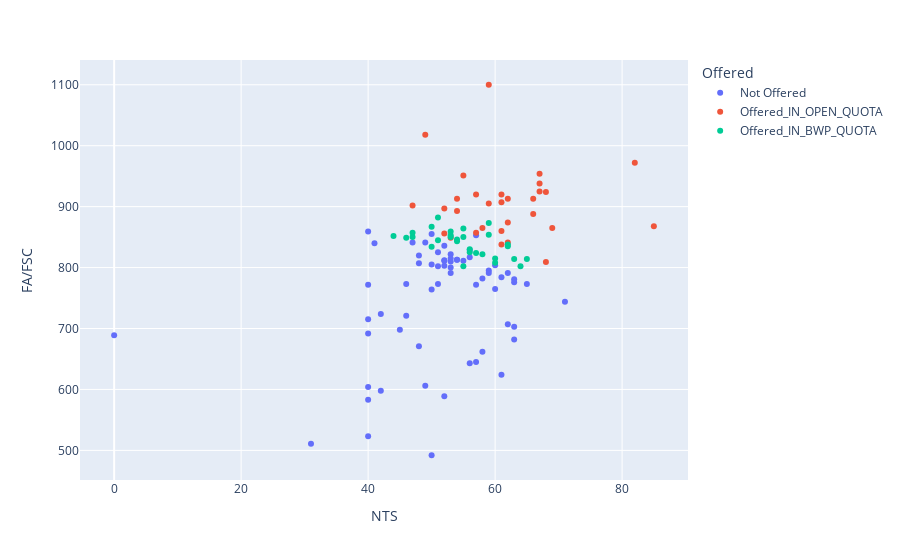

The notebook cell this image was saved under:
### Code cell
# Visulize BSCS Applicants
import plotly.express as px
import pandas as pd
df = pd.read_csv('dataset/fall18/2018-12-11-bs-cs-fall18.csv')
#print(df.columns)
fig = px.scatter(df, x="NTS", y="FA/FSC",color="Offered",hover_data=['Domicile'])
fig.show()

### Figure 1 — Plotly figure (JSON) as saved in the notebook; plotly's stock layout.template omitted (floating-point values rounded to 4 significant figures)
{"data": [{"customdata": [["OPEN"], ["Bahawalpur"], ["Bahawalpur"], ["Bahawalpur"], ["Bahawalpur"], ["Bahawalpur"], ["Bahawalpur"], ["Bahawalpur"], ["Bahawalpur"], ["Bahawalpur"], ["Bahawalpur"], ["Bahawalpur"], ["Bahawalpur"], ["Bahawalpur"], ["Bahawalpur"], ["Bahawalpur"], ["Bahawalpur"], ["Bahawalpur"], ["Bahawalpur"], ["Bahawalpur"], ["Bahawalpur"], ["Bahawalpur"], ["Bahawalpur"], ["Bahawalpur"], ["Bahawalpur"], ["Bahawalpur"], ["Bahawalpur"], ["Bahawalpur"], ["Bahawalpur"], ["Bahawalpur"], ["Bahawalpur"], ["Bahawalpur"], ["Bahawalpur"], ["Bahawalpur"], ["Bahawalpur"], ["Bahawalpur"], ["Bahawalpur"], ["Bahawalpur"], ["Bahawalpur"], ["Bahawalpur"], ["Bahawalpur"], ["Bahawalpur"], ["Bahawalpur"], ["Bahawalpur"], ["Bahawalpur"], ["Bahawalpur"], ["Bahawalpur"], ["Bahawalpur"], ["Bahawalpur"], ["Bahawalpur"], ["Bahawalpur"], ["Bahawalpur"], ["Bahawalpur"], ["Bahawalpur"], ["OPEN"], ["OPEN"], ["OPEN"], ["Bahawalpur"], ["OPEN"], ["OPEN"], ["Bahawalpur"], ["OPEN"], ["OPEN"]], "hovertemplate": "Offered=Not Offered<br>NTS=%{x}<br>FA/FSC=%{y}<br>Domicile=%{customdata[0]}<extra></extra>", "legendgroup": "Not Offered", "marker": {"color": "#636efa", "symbol": "circle"}, "mode": "markers", "name": "Not Offered", "showlegend": true, "type": "scatter", "x": [0, 49, 46, 56, 54, 51, 49, 60, 48, 61, 52, 47, 59, 50, 62, 48, 40, 56, 53, 46, 42, 40, 52, 71, 31, 58, 63, 53, 48, 62, 53, 45, 61, 52, 63, 50, 56, 50, 52, 63, 52, 42, 53, 40, 55, 57, 63, 51, 54, 50, 40, 58, 40, 41, 40, 53, 60, 51, 59, 40, 65, 57, 57], "xaxis": "x", "y": [689, 841, 773, 829, 813, 802, 606, 804, 820, 624, 836, 841, 795, 805, 791, 671, 692, 817, 800, 721, 598, 604, 812, 744, 511, 662, 682, 822, 807, 707, 791, 698, 784, 811, 776, 764, 643, 492, 589, 781, 803, 724, 810, 523, 811, 645, 703, 773, 813, 855, 583, 782, 859, 840, 715, 815, 765, 825, 791, 772, 773, 853, 772], "yaxis": "y"}, {"customdata": [["Bahawalpur"], ["Bahawalpur"], ["Bahawalpur"], ["Bahawalpur"], ["Bahawalpur"], ["Bahawalpur"], ["Bahawalpur"], ["Bahawalpur"], ["Bahawalpur"], ["Bahawalpur"], ["Bahawalpur"], ["Bahawalpur"], ["Bahawalpur"], ["Bahawalpur"], ["Bahawalpur"], ["OPEN"], ["OPEN"], ["OPEN"], ["OPEN"], ["OPEN"], ["OPEN"], ["OPEN"], ["OPEN"], ["OPEN"], ["OPEN"], ["OPEN"], ["OPEN"], ["OPEN"], ["Bahawalpur"], ["OPEN"]], "hovertemplate": "Offered=Offered_IN_OPEN_QUOTA<br>NTS=%{x}<br>FA/FSC=%{y}<br>Domicile=%{customdata[0]}<extra></extra>", "legendgroup": "Offered_IN_OPEN_QUOTA", "marker": {"color": "#EF553B", "symbol": "circle"}, "mode": "markers", "name": "Offered_IN_OPEN_QUOTA", "showlegend": true, "type": "scatter", "x": [59, 54, 67, 54, 58, 47, 68, 66, 67, 82, 61, 61, 85, 62, 52, 52, 62, 53, 59, 62, 57, 55, 66, 61, 61, 67, 57, 69, 49, 68], "xaxis": "x", "y": [1100, 893, 954, 913, 865, 902, 924, 913, 938, 972, 920, 907, 868, 874, 897, 856, 841, 849, 905, 913, 920, 951, 888, 838, 860, 925, 857, 865, 1018, 809], "yaxis": "y"}, {"customdata": [["Bahawalpur"], ["Bahawalpur"], ["Bahawalpur"], ["Bahawalpur"], ["Bahawalpur"], ["Bahawalpur"], ["Bahawalpur"], ["Bahawalpur"], ["Bahawalpur"], ["Bahawalpur"], ["Bahawalpur"], ["Bahawalpur"], ["Bahawalpur"], ["Bahawalpur"], ["Bahawalpur"], ["Bahawalpur"], ["Bahawalpur"], ["Bahawalpur"], ["Bahawalpur"], ["Bahawalpur"], ["Bahawalpur"], ["Bahawalpur"], ["Bahawalpur"], ["Bahawalpur"], ["Bahawalpur"], ["Bahawalpur"], ["Bahawalpur"], ["Bahawalpur"], ["Bahawalpur"]], "hovertemplate": "Offered=Offered_IN_BWP_QUOTA<br>NTS=%{x}<br>FA/FSC=%{y}<br>Domicile=%{customdata[0]}<extra></extra>", "legendgroup": "Offered_IN_BWP_QUOTA", "marker": {"color": "#00cc96", "symbol": "circle"}, "mode": "markers", "name": "Offered_IN_BWP_QUOTA", "showlegend": true, "type": "scatter", "x": [55, 60, 63, 51, 55, 54, 53, 56, 50, 64, 46, 58, 53, 60, 62, 56, 47, 57, 47, 51, 55, 54, 50, 59, 65, 53, 59, 44, 62], "xaxis": "x", "y": [850, 815, 814, 882, 802, 843, 850, 825, 834, 802, 849, 822, 853, 808, 838, 830, 850, 824, 857, 845, 864, 846, 867, 854, 814, 859, 873, 852, 835], "yaxis": "y"}], "layout": {"legend": {"title": {"text": "Offered"}, "tracegroupgap": 0}, "margin": {"t": 60}, "xaxis": {"anchor": "y", "domain": [0, 1], "title": {"text": "NTS"}}, "yaxis": {"anchor": "x", "domain": [0, 1], "title": {"text": "FA/FSC"}}}}
